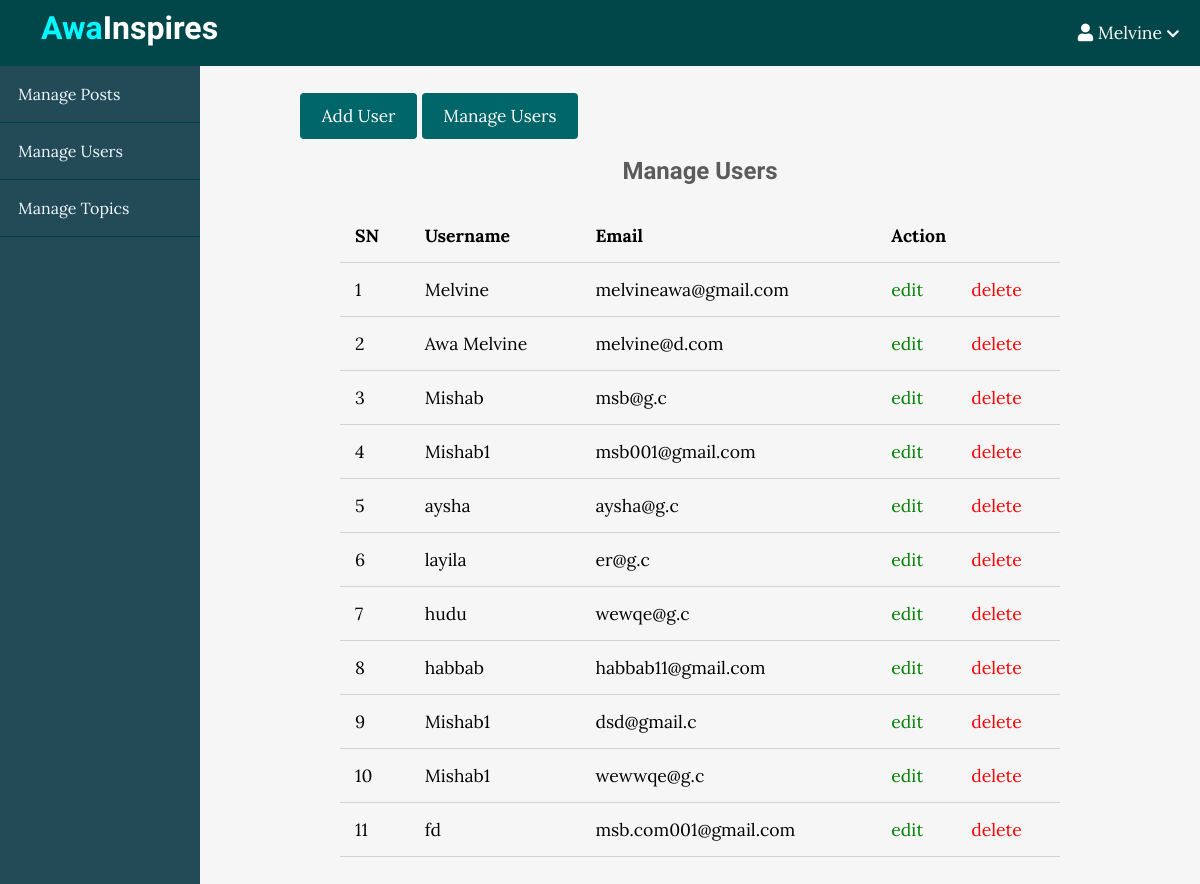
/admin/users/index.php (signed in), run on the app's committed database.
### tables this page shows
CREATE TABLE `users` (
  `id` int(11) NOT NULL,
  `admin` tinyint(4) NOT NULL,
  `username` varchar(255) NOT NULL,
  `email` varchar(255) NOT NULL,
  `phone` text NOT NULL,
  `age` text NOT NULL,
  `gender` varchar(191) NOT NULL,
  `optionbox` varchar(255) NOT NULL,
  `password` varchar(255) NOT NULL,
  `created_at` timestamp NOT NULL DEFAULT current_timestamp()
);

### app/controllers/users.php (called while the page is built, shortened)
<?php
include(ROOT_PATH . "/app/database/db.php");
$table = 'users';
$admin_users = selectAll($table);

### app/database/db.php (called while the page is built, shortened)
<?php
require('connect.php');
function selectAll($table, $conditions = [])
{
    global $conn;
    $sql = "SELECT * FROM $table";
    if (empty($conditions)) {
        $stmt = $conn->prepare($sql);
        $stmt->execute();
        $records = $stmt->get_result()->fetch_all(MYSQLI_ASSOC);
        return $records;
    }
}

### admin/users/index.php (the view, shortened to what this page needs)
<?php include(ROOT_PATH . "/app/controllers/users.php");
?>
<!DOCTYPE html>
<html lang="en">
    <head>
        <link rel="stylesheet"
            href="https://use.fontawesome.com/releases/v5.7.2/css/all.css"
>
        <link rel="stylesheet" href="../../assets/css/style.css">
        <link rel="stylesheet" href="../../assets/css/admin.css">
    </head>
    <body>
    <?php include(ROOT_PATH . "/app/includes/adminHeader.php"); ?>
        <div class="admin-wrapper">
        <?php include(ROOT_PATH . "/app/includes/adminSidebar.php"); ?>
            <div class="admin-content">
                <div class="button-group">
                    <a href="create.php" class="btn btn-big">Add User</a>
                    <a href="index.php" class="btn btn-big">Manage Users</a>
                </div>
                <div class="content">
                    <h2 class="page-title">Manage Users</h2>
                    <table>
                        <thead>
                            <th>SN</th>
                            <th>Username</th>
                            <th>Email</th>
                            <th colspan="2">Action</th>
                        </thead>
                        <tbody>
                            <?php foreach ($admin_users as $key => $user): ?>
                                <tr>
                                    <td><?php echo $key + 1; ?></td>
                                    <td><?php echo $user['username']; ?></td>
                                    <td><?php echo $user['email']; ?></td>
                                    <td><a href="edit.php?id=<?php echo $user['id']; ?>" class="edit">edit</a></td>
                                    <td><a href="index.php?delete_id=<?php echo $user['id']; ?>" class="delete">delete</a></td>
                                </tr>
                            <?php endforeach; ?>
                        </tbody>
                    </table>
                </div>
            </div>
        </div>
    </body>
</html>

### app/includes/adminHeader.php (shortened to what this page needs)
<header>
    <a class="logo" href="<?php echo BASE_URL . '/index.php'; ?>">
        <h1 class="logo-text"><span>Awa</span>Inspires</h1>
    </a>
    <ul class="nav">
        <?php if (isset($_SESSION['username'])): ?>
            <li>
                <a href="#">
                    <i class="fa fa-user"></i>
                    <?php echo $_SESSION['username']; ?>
                    <i class="fa fa-chevron-down" style="font-size: .8em;"></i>
                </a>
            </li>
        <?php endif; ?>
    </ul>
</header>

### app/includes/adminSidebar.php
<div class="left-sidebar">
    <ul>
        <li><a href="<?php echo BASE_URL . '/admin/posts/index.php'; ?>">Manage Posts</a></li>
        <li><a href="<?php echo BASE_URL . '/admin/users/index.php'; ?>">Manage Users</a></li>
        <li><a href="<?php echo BASE_URL . '/admin/topics/index.php'; ?>">Manage Topics</a></li>
    </ul>
</div>

### assets/css/style.css (style rules this page uses)
* { box-sizing: border-box; }
html, body { height: 100%; padding: 0px; margin: 0px; background: #f6f6f6; font-family: "Lora", serif; }
h1, h2, h3, h4, h5, h6 { font-family: "Candal", serif; color: #5c5b5b; margin: 5px; }
a { text-decoration: none; color: inherit; }
.btn { padding: 0.5rem 1rem; background: #006669; color: white; border: 1px solid transparent; border-radius: 0.25rem; font-size: 1.08em; font-family: "Lora", serif; }
.btn-big { padding: 0.7rem 1.3rem; line-height: 1.3rem; }
header { background: #008489; height: 66px; }
header * { color: white; }
header .logo { float: left; height: inherit; margin-left: 2em; }
header .logo-text { margin: 9px; font-family: "Candal", serif; }
header .logo-text span { color: #05f7ff; }
header ul { float: right; margin: 0px; padding: 0px; list-style: none; }
header ul li { float: left; position: relative; }
header ul li a { display: block; padding: 21px; font-size: 1.1em; text-decoration: none; }
.content { width: 90%; margin: 30px auto 30px; }

### assets/css/admin.css (style rules this page uses)
header { background: #01474a; }
.admin-wrapper { display: flex; height: calc(100% - 66px); }
.admin-wrapper .left-sidebar { flex: 2; height: 100%; background: #234a57; }
.admin-wrapper .left-sidebar ul { list-style: none; margin: 0px; padding: 0px; color: aliceblue; }
.admin-wrapper .left-sidebar ul li a { padding: 18px; display: block; border-bottom: 1px solid #004044; }
.admin-wrapper .admin-content { flex: 8; height: 100%; padding: 40px 100px 100px; overflow-y: scroll; }
.admin-content .page-title { text-align: center; margin-bottom: 1.5rem; }
table { width: 100%; border-collapse: collapse; font-size: 1.1rem; }
th, td { padding: 15px; text-align: left; border-bottom: 1px solid #d3d3d3; }
.edit { color: green; }
.delete { color: red; }

### data on the page
users: username "Melvine", email "melvineawa@gmail.com"
users: username "Awa Melvine", email "melvine@d.com"
users: username "Mishab", email "msb@g.c"
users: username "Mishab1", email "msb001@gmail.com"
users: username "aysha", email "aysha@g.c"
users: username "layila", email "er@g.c"
users: username "hudu", email "wewqe@g.c"
users: username "habbab", email "habbab11@gmail.com"
users: username "Mishab1", email "dsd@gmail.c"
users: username "Mishab1", email "wewwqe@g.c"
users: username "fd", email "msb.com001@gmail.com"

### other printed values
$_SESSION['username'] "Melvine"
